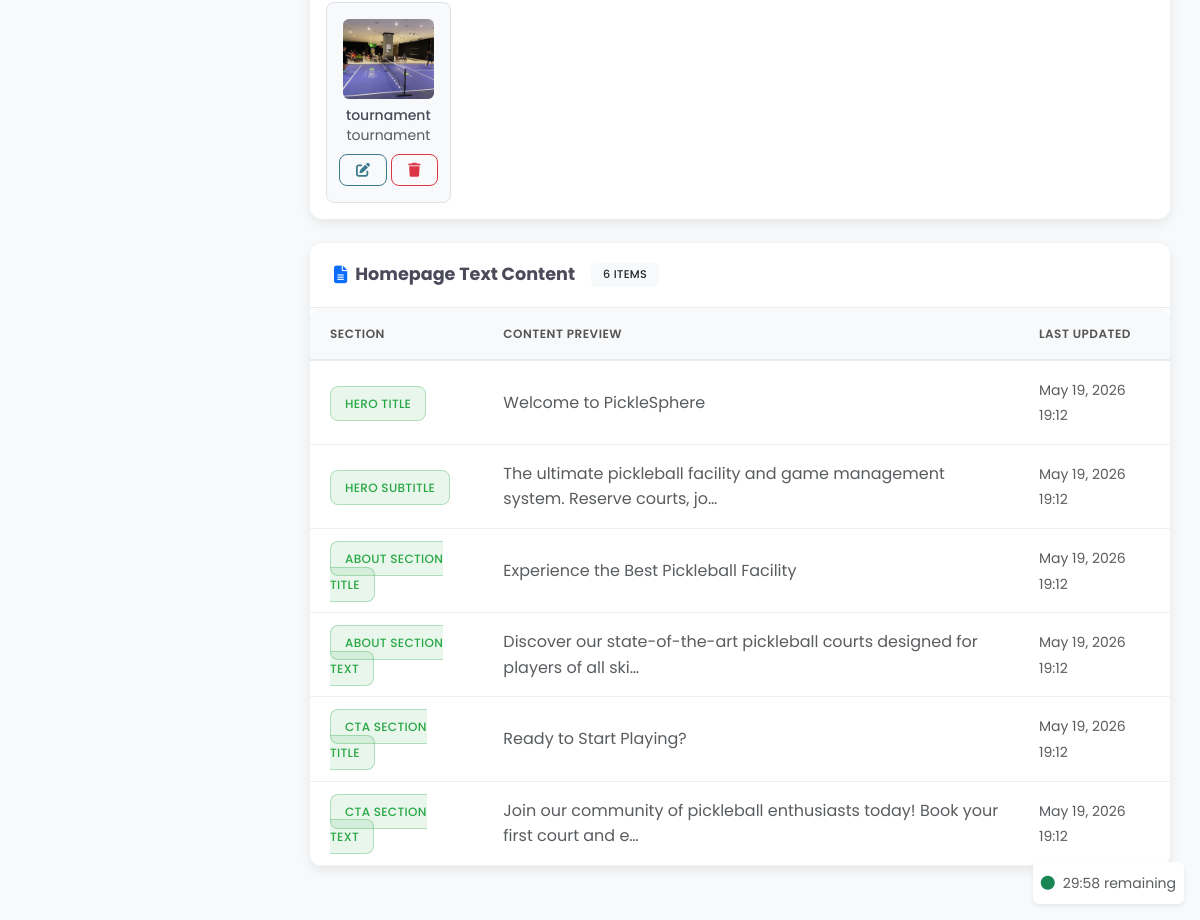
Page /super-admin/homepage/ (signed in, lower part) on the earlier database version.
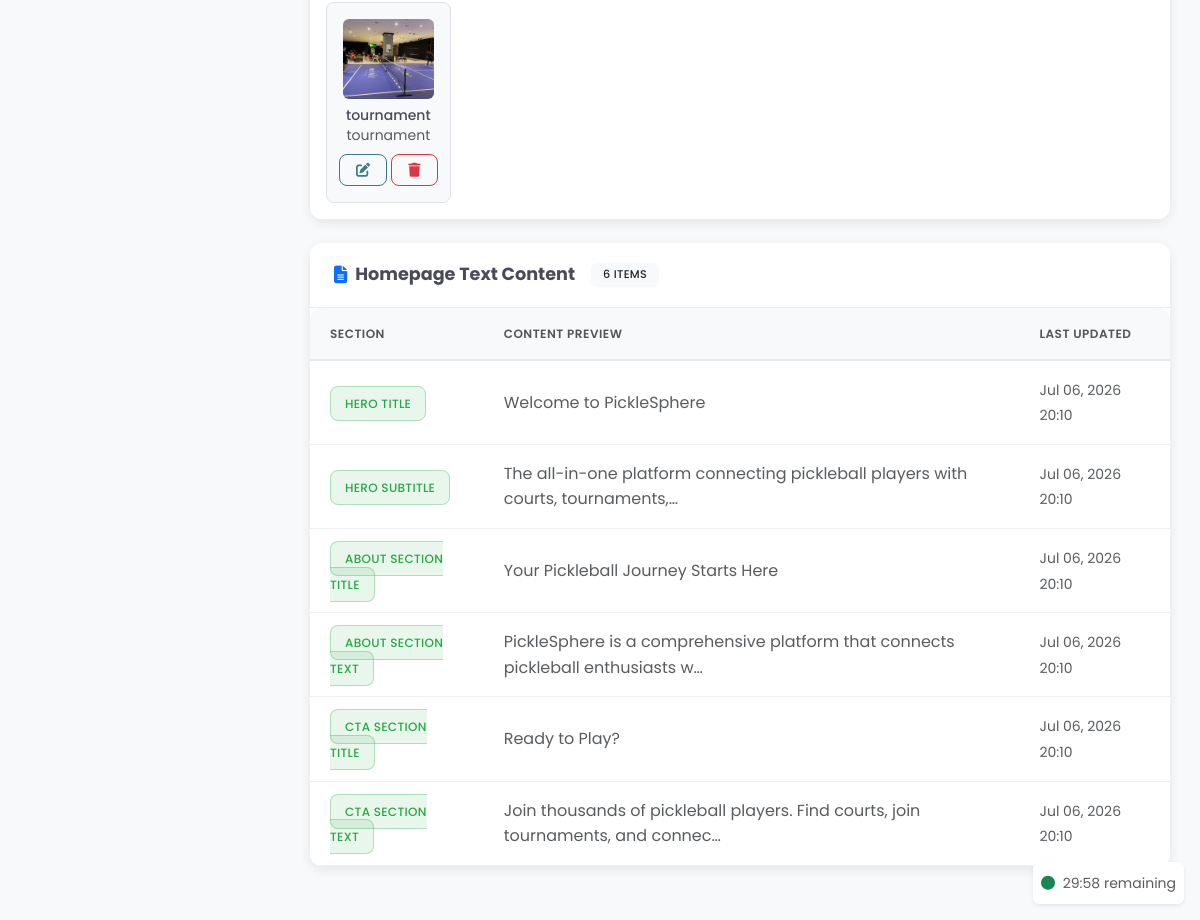
Same page on the later database version.
### dashboard/models.py (models this page shows, shortened)
class HomePageContent(models.Model):
    SECTION_CHOICES = [
        ('hero_title', 'Hero Title'),
        ('hero_subtitle', 'Hero Subtitle'),
        ('about_title', 'About Section Title'),
        ('about_text', 'About Section Text'),
        ('cta_title', 'CTA Section Title'),
        ('cta_text', 'CTA Section Text'),
    ]
    section = models.CharField(max_length=50, choices=SECTION_CHOICES, unique=True)
    content = models.TextField()
    is_active = models.BooleanField(default=True)
    updated_at = models.DateTimeField(auto_now=True)
    class Meta:
        verbose_name = 'Home Page Content'
        verbose_name_plural = 'Home Page Contents'

### dashboard/views.py (the view)
# urls.py: path('homepage/', views.homepage_management, name='super_admin_homepage'),
@login_required
@admin_required
def homepage_management(request):
    from .models import Amenity, GalleryImage, HomePageContent
    amenities = Amenity.objects.filter(is_active=True).order_by('display_order')
    gallery_images = GalleryImage.objects.filter(is_active=True).order_by('display_order')
    homepage_content = HomePageContent.objects.filter(is_active=True)
    context = {
        'amenities': amenities,
        'gallery_images': gallery_images,
        'homepage_content': homepage_content,
        'page_title': 'Homepage Management'
    }
    return render(request, 'admin/homepage/homepage_management.html', context)

### accounts/models.py (called while the page is built)
    def is_super_admin(self):
        return self.role == 'super_admin'

    def is_normal_user(self):
        return self.role == 'user'

    def is_admin(self):
        return self.role in ['super_admin', 'org_admin']

### dashboard/context_processors.py (called while the page is built)
def site_contact_info(request):
    contact_info = ContactInfo.objects.first()
    def value(field_name):
        if not contact_info:
            return DEFAULT_CONTACT_INFO[field_name]
        return getattr(contact_info, field_name) or DEFAULT_CONTACT_INFO[field_name]
    return {
        'site_contact_info': {
            'phone': value('phone'),
            'email': value('email'),
            'address': value('address'),
            'city_country': value('city_country'),
        }
    }

### picklesphere/session_management.py (called while the page is built)
def format_duration(seconds):
    if seconds < 60:
        return f"{int(seconds)}s"
    elif seconds < 3600:
        minutes = int(seconds / 60)
        secs = int(seconds % 60)
        return f"{minutes}m {secs}s"
    else:
        hours = int(seconds / 3600)
        minutes = int((seconds % 3600) / 60)
        return f"{hours}h {minutes}m"

### templates/admin/homepage/homepage_management.html (shortened to what this page needs)
{% extends 'base/dashboard_base.html' %}
{% load static %}
{% block content %}
    <div class="admin-card mb-4">
        <div class="card-body p-3">
            {% if gallery_images %}
                <div class="row g-3">
                    {% for item in gallery_images %}
                    <div class="col-md-4 col-lg-2">
                        <div class="text-center p-3 border rounded-3 bg-light">
                            {% if item.image %}
                            <img src="{{ item.image.url }}" alt="{{ item.alt_text }}" class="rounded-2 mb-2" style="width: 100%; height: 80px; object-fit: cover;">
                            {% endif %}
                            <h6 class="mb-0 small">{{ item.title|default:"Untitled" }}</h6>
                            <small class="text-muted d-block">{{ item.alt_text|truncatechars:20 }}</small>
                            <div class="mt-2 d-flex justify-content-center gap-1">
                                <a href="{% url 'super_admin_homepage_gallery_edit' item.id %}" class="btn btn-sm btn-outline-primary">
                                    <i class="fas fa-edit"></i>
                                </a>
                                <a href="{% url 'super_admin_homepage_gallery_delete' item.id %}" class="btn btn-sm btn-outline-danger" data-confirm-message="Delete this gallery image?" onclick="return customConfirm(this.dataset.confirmMessage, () => { window.location.href = this.href; })">
                                    <i class="fas fa-trash"></i>
                                </a>
                            </div>
                        </div>
                    </div>
                    {% endfor %}
                </div>
            {% endif %}
        </div>
    </div>
    <div class="admin-card mb-4">
        <div class="admin-card-header">
            <h5 class="admin-card-title">
                <i class="fas fa-file-alt text-primary"></i>
                Homepage Text Content
                <span class="badge bg-light text-dark ms-2">{{ homepage_content.count }} items</span>
            </h5>
        </div>
        <div class="card-body p-0">
            {% if homepage_content %}
            <div class="admin-table-container">
                <table class="table admin-table mb-0">
                    <thead>
                        <tr>
                            <th>Section</th>
                            <th>Content Preview</th>
                            <th>Last Updated</th>
                        </tr>
                    </thead>
                    <tbody>
                        {% for item in homepage_content %}
                        <tr>
                            <td><span class="status-badge active">{{ item.get_section_display }}</span></td>
                            <td class="text-muted">{{ item.content|truncatechars:80 }}</td>
                            <td><small class="text-muted">{{ item.updated_at|date:"M d, Y H:i" }}</small></td>
                        </tr>
                        {% endfor %}
                    </tbody>
                </table>
            </div>
            {% endif %}
        </div>
    </div>
{% endblock %}

Differences in the rows shown:
changed HomePageContent "Welcome to PickleSphere": updated_at "May 19, 2026 19:12" → "Jul 06, 2026 20:10"
changed HomePageContent "HERO SUBTITLE": content "The ultimate pickleball facility and game management system. Reserve courts, jo…" → "The all-in-one platform connecting pickleball players with courts, tournaments,…"; updated_at "May 19, 2026 19:12" → "Jul 06, 2026 20:10"
changed HomePageContent "ABOUT SECTION TITLE": content "Experience the Best Pickleball Facility" → "Your Pickleball Journey Starts Here"; updated_at "May 19, 2026 19:12" → "Jul 06, 2026 20:10"
changed HomePageContent "ABOUT SECTION TEXT": content "Discover our state-of-the-art pickleball courts designed for players of all ski…" → "PickleSphere is a comprehensive platform that connects pickleball enthusiasts w…"; updated_at "May 19, 2026 19:12" → "Jul 06, 2026 20:10"
changed HomePageContent "CTA SECTION TITLE": content "Ready to Start Playing?" → "Ready to Play?"; updated_at "May 19, 2026 19:12" → "Jul 06, 2026 20:10"
changed HomePageContent "CTA SECTION TEXT": content "Join our community of pickleball enthusiasts today! Book your first court and e…" → "Join thousands of pickleball players. Find courts, join tournaments, and connec…"; updated_at "May 19, 2026 19:12" → "Jul 06, 2026 20:10"
